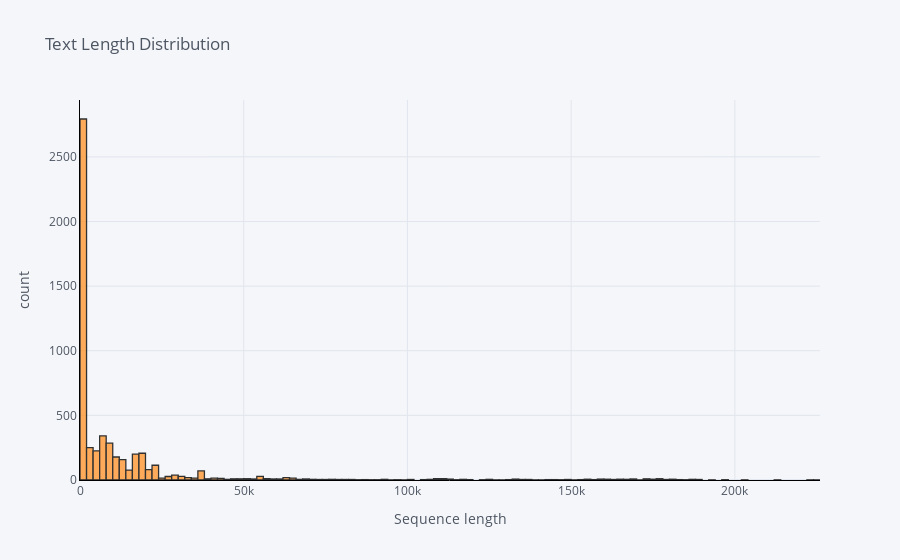

Here is the notebook cell this chart was saved with:
### Code cell
df_attack_wd['len'].iplot(
    kind='hist',
    bins=200,
    xTitle='Sequence length',
    linecolor='black',
    yTitle='count',
    title='Text Length Distribution')

### Figure 1 — Plotly figure (JSON) as saved in the notebook; plotly's stock layout.template omitted (floating-point values rounded to 4 significant figures; data arrays with more than 128 entries replaced by an {"elided": "..."} marker saying what was removed)
{"data": [{"opacity": 0.8, "name": "len", "histnorm": "", "nbinsx": 200, "histfunc": "count", "marker": {"color": "rgba(255, 153, 51, 1.0)", "line": {"color": "#000000", "width": 1.3}}, "x": {"elided": "5542 int values"}, "type": "histogram", "orientation": "v"}], "layout": {"xaxis": {"tickfont": {"color": "#4D5663"}, "title": {"text": "Sequence length", "font": {"color": "#4D5663"}}, "showgrid": true, "zerolinecolor": "#E1E5ED", "gridcolor": "#E1E5ED", "linecolor": "black"}, "title": {"text": "Text Length Distribution", "font": {"color": "#4D5663"}}, "paper_bgcolor": "#F5F6F9", "plot_bgcolor": "#F5F6F9", "yaxis": {"tickfont": {"color": "#4D5663"}, "title": {"text": "count", "font": {"color": "#4D5663"}}, "showgrid": true, "zerolinecolor": "#E1E5ED", "gridcolor": "#E1E5ED", "linecolor": "black"}, "barmode": "overlay", "legend": {"bgcolor": "#F5F6F9", "font": {"color": "#4D5663"}}}}
